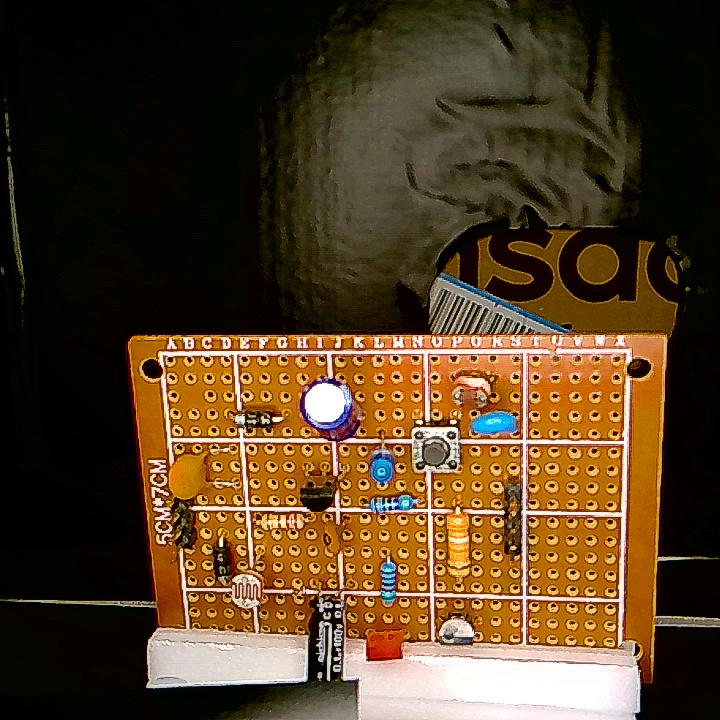
#> input picture test_pcb_image.jpg, 720 x 720 px
$ python test_multiple_images.py
#> lines starting #> are read from the running program, lines starting #| are printed output that depends on the picture; after the words box and inside, x2 and y2 are one past the last pixel; in counts of white or black regions, pixels touching at a corner belong together
### server/template_based_alignment.py
"""
템플릿 매칭 기반 PCB 정렬 시스템

하나의 기준점(나사 구멍)을 템플릿 매칭으로 찾아서 (0,0)으로 설정하고,
모든 YOLO 검출 결과를 상대 좌표로 변환합니다.

작성자: Claude Code
날짜: 2025-12-01
"""

import cv2
import numpy as np
from typing import Optional, Tuple, List, Dict
import logging

logger = logging.getLogger(__name__)


class TemplateBasedAlignment:
    """템플릿 매칭 기반 PCB 정렬 클래스"""

    def __init__(self, template_path: Optional[str] = None, threshold: float = 0.8, downscale_factor: float = 0.5):
        """
        초기화

        Args:
            template_path: 기준점 템플릿 이미지 경로 (나사 구멍 등)
            threshold: 템플릿 매칭 최소 신뢰도 (0.0~1.0, 기본값: 0.8)
            downscale_factor: 이미지 다운스케일 비율 (0.0~1.0, 기본값: 0.5) - 처리 속도 향상
        """
        self.template = None
        self.template_path = template_path
        self.threshold = threshold  # 신뢰도 임계값 추가
        self.downscale_factor = downscale_factor  # 다운스케일 비율

        if template_path:
            self.load_template(template_path)

    def load_template(self, template_path: str) -> bool:
        """
        템플릿 이미지 로드

        Args:
            template_path: 템플릿 이미지 경로

        Returns:
            성공 여부
        """
        try:
            self.template = cv2.imread(template_path)
            if self.template is None:
                logger.error(f"템플릿 로드 실패: {template_path}")
                return False

            logger.info(f"템플릿 로드 성공: {template_path} (shape={self.template.shape})")
            self.template_path = template_path
            return True
        except Exception as e:
            logger.error(f"템플릿 로드 중 오류: {e}", exc_info=True)
            return False

    # [19 lines left out: function set_template_from_image, not called in this run]

    def find_reference_point(
        self,
        image: np.ndarray,
        method: int = cv2.TM_CCOEFF_NORMED,
        roi: Optional[Tuple[int, int, int, int]] = None
    ) -> Optional[Tuple[int, int]]:
        """
        템플릿 매칭으로 기준점 찾기 (ROI 검증 포함, 다운스케일 최적화)

        Args:
            image: 검색할 이미지
            method: 매칭 방법 (cv2.TM_CCOEFF_NORMED, cv2.TM_CCORR_NORMED 등)
            roi: ROI 영역 (x1, y1, x2, y2). None이면 전체 이미지에서 검색

        Returns:
            기준점 좌표 (x, y) 또는 None (ROI 밖에 있으면 None)
        """
        if self.template is None:
            logger.warning("템플릿이 설정되지 않았습니다.")
            return None

        try:
            # 그레이스케일 변환
            img_gray = cv2.cvtColor(image, cv2.COLOR_BGR2GRAY)
            template_gray = cv2.cvtColor(self.template, cv2.COLOR_BGR2GRAY)

            # 다운스케일 적용 (처리 속도 향상) ⭐
            if self.downscale_factor < 1.0:
                img_gray_small = cv2.resize(img_gray, None, fx=self.downscale_factor, fy=self.downscale_factor)
                template_gray_small = cv2.resize(template_gray, None, fx=self.downscale_factor, fy=self.downscale_factor)
            else:
                img_gray_small = img_gray
                template_gray_small = template_gray

            # 템플릿 매칭
            result = cv2.matchTemplate(img_gray_small, template_gray_small, method)
            min_val, max_val, min_loc, max_loc = cv2.minMaxLoc(result)

            # TM_SQDIFF, TM_SQDIFF_NORMED는 최소값이 최적 매칭
            if method in [cv2.TM_SQDIFF, cv2.TM_SQDIFF_NORMED]:
                match_loc = min_loc
                confidence = 1 - min_val
            else:
                match_loc = max_loc
                confidence = max_val

            # 신뢰도 검증 ⭐ (잘못된 매칭 방지)
            if confidence < self.threshold:
                logger.warning(
                    f"템플릿 매칭 신뢰도가 임계값보다 낮음: {confidence:.3f} < {self.threshold:.3f}"
                )
                return None

            # 다운스케일된 좌표를 원본 스케일로 변환 ⭐
            if self.downscale_factor < 1.0:
                match_loc = (
                    int(match_loc[0] / self.downscale_factor),
                    int(match_loc[1] / self.downscale_factor)
                )

            # 템플릿 중심점 계산 (기준점)
            template_h, template_w = self.template.shape[:2]
            ref_x = match_loc[0] + template_w // 2
            ref_y = match_loc[1] + template_h // 2

            # ROI 검증
            if roi is not None:
                x1, y1, x2, y2 = roi
                if not (x1 <= ref_x <= x2 and y1 <= ref_y <= y2):
                    logger.warning(
                        f"기준점이 ROI 밖에 있음: ({ref_x}, {ref_y}), "
                        f"ROI=({x1}, {y1}, {x2}, {y2}), confidence={confidence:.3f}"
                    )
                    return None

            logger.info(f"기준점 검출 성공: ({ref_x}, {ref_y}), confidence={confidence:.3f}")
            return (ref_x, ref_y)

        except Exception as e:
            logger.error(f"기준점 검출 중 오류: {e}", exc_info=True)
            return None

    # [34 lines left out: function convert_to_relative_coords, not called in this run]

    def visualize_reference_point(
        self,
        image: np.ndarray,
        reference_point: Tuple[int, int],
        roi: Optional[Tuple[int, int, int, int]] = None
    ) -> np.ndarray:
        """
        기준점, 템플릿 영역, ROI를 시각화

        Args:
            image: 원본 이미지
            reference_point: 기준점 좌표
            roi: ROI 영역 (x1, y1, x2, y2)

        Returns:
            시각화된 이미지
        """
        if self.template is None:
            return image.copy()

        result_img = image.copy()
        ref_x, ref_y = reference_point

        # ROI 영역 표시 (노란색, 반투명)
        if roi is not None:
            x1, y1, x2, y2 = roi
            overlay = result_img.copy()
            cv2.rectangle(overlay, (x1, y1), (x2, y2), (0, 255, 255), 3)
            cv2.putText(
                overlay,
                "ROI",
                (x1 + 10, y1 + 30),
                cv2.FONT_HERSHEY_SIMPLEX,
                0.8,
                (0, 255, 255),
                2
            )
            # 반투명 효과
            result_img = cv2.addWeighted(overlay, 0.7, result_img, 0.3, 0)

        # 템플릿 영역 표시 (초록색)
        template_h, template_w = self.template.shape[:2]
        top_left_x = ref_x - template_w // 2
        top_left_y = ref_y - template_h // 2

        cv2.rectangle(
            result_img,
            (top_left_x, top_left_y),
            (top_left_x + template_w, top_left_y + template_h),
            (0, 255, 0),
            2
        )

        # 기준점 표시 (빨간색)
        cv2.circle(result_img, reference_point, 10, (0, 0, 255), -1)
        cv2.putText(
            result_img,
            "REF (0,0)",
            (ref_x + 15, ref_y),
            cv2.FONT_HERSHEY_SIMPLEX,
            0.6,
            (0, 0, 255),
            2
        )

        # 좌표축 표시
        cv2.arrowedLine(result_img, reference_point, (ref_x + 50, ref_y), (255, 0, 0), 2)  # X축
        cv2.arrowedLine(result_img, reference_point, (ref_x, ref_y + 50), (0, 255, 0), 2)  # Y축
        cv2.putText(result_img, "X", (ref_x + 55, ref_y), cv2.FONT_HERSHEY_SIMPLEX, 0.5, (255, 0, 0), 2)
        cv2.putText(result_img, "Y", (ref_x, ref_y + 65), cv2.FONT_HERSHEY_SIMPLEX, 0.5, (0, 255, 0), 2)

        return result_img


# [20 lines left out: function create_template_from_coords, not called in this run]


# 전역 인스턴스 (싱글톤 패턴)
_alignment_system = None


# [16 lines left out: function get_alignment_system, not called in this run]

### test_multiple_images.py
"""
여러 PCB 이미지에 대해 템플릿 매칭 테스트
"""

import cv2
import numpy as np
import sys
import os
from pathlib import Path

sys.path.append(str(Path(__file__).parent / 'server'))
from template_based_alignment import TemplateBasedAlignment


def test_single_image(image_path: str, template_path: str, output_name: str, output_dir: str = 'multi_image_results'):
    """
    단일 이미지 테스트
    """
    print(f"\n{'='*60}")
    print(f"테스트: {image_path}")
    print(f"{'='*60}\n")

    # 이미지 로드
    img = cv2.imread(image_path)
    if img is None:
        print(f"❌ 이미지 로드 실패: {image_path}")
        return None

    # 원본 크기 확인
    print(f"원본 크기: {img.shape}")

    # 640x640 리사이즈
    img_resized = cv2.resize(img, (640, 640))

    # 정렬 시스템 생성
    alignment = TemplateBasedAlignment()
    if not alignment.load_template(template_path):
        print(f"❌ 템플릿 로드 실패")
        return None

    # 기준점 찾기 (TM_CCORR_NORMED 사용 - 이전 테스트에서 가장 좋았음)
    reference_point = alignment.find_reference_point(img_resized, method=cv2.TM_CCORR_NORMED)

    if reference_point:
        # 시각화
        vis_img = alignment.visualize_reference_point(img_resized, reference_point)

        # 템플릿 영역도 표시
        template_h, template_w = alignment.template.shape[:2]
        ref_x, ref_y = reference_point
        top_left_x = ref_x - template_w // 2
        top_left_y = ref_y - template_h // 2

        cv2.rectangle(
            vis_img,
            (top_left_x, top_left_y),
            (top_left_x + template_w, top_left_y + template_h),
            (255, 0, 255),
            3
        )

        # 매칭 신뢰도 계산
        gray = cv2.cvtColor(img_resized, cv2.COLOR_BGR2GRAY)
        template_gray = cv2.cvtColor(alignment.template, cv2.COLOR_BGR2GRAY)
        result = cv2.matchTemplate(gray, template_gray, cv2.TM_CCORR_NORMED)
        min_val, max_val, min_loc, max_loc = cv2.minMaxLoc(result)
        confidence = max_val

        print(f"✅ 기준점 검출 성공!")
        print(f"   위치: {reference_point}")
        print(f"   신뢰도: {confidence:.4f} ({confidence*100:.2f}%)")

        # 결과 저장
        os.makedirs(output_dir, exist_ok=True)
        output_path = f"{output_dir}/{output_name}.jpg"
        cv2.imwrite(output_path, vis_img)
        print(f"📁 결과 저장: {output_path}")

        return {
            'image_path': image_path,
            'reference_point': reference_point,
            'confidence': confidence,
            'output_path': output_path
        }
    else:
        print(f"❌ 기준점 검출 실패")
        return None


if __name__ == '__main__':
    template_path = 'screw_hole_template.jpg'

    if not os.path.exists(template_path):
        print(f"❌ 템플릿 없음: {template_path}")
        exit(1)

    # 테스트할 이미지 목록
    test_images = [
        ('test_pcb_image.jpg', 'image1'),
        ('test_pcb_image2.jpg', 'image2'),
    ]

    results = []

    for image_path, output_name in test_images:
        if os.path.exists(image_path):
            result = test_single_image(image_path, template_path, output_name)
#> in test_single_image, img is the input picture: shape (720, 720, 3); mean B, G, R 36, 62.3, 83.7
#| 원본 크기: (720, 720, 3)
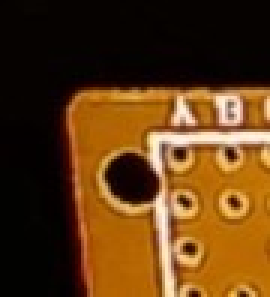
#> input picture screw_hole_template.jpg, 90 x 99 px (shown 3 times larger)
#> in load_template, self.template is the input picture: shape (99, 90, 3); mean B, G, R 20.3, 57.9, 93.3
#> in find_reference_point, `img_gray = cv2.cvtColor(image, cv2.COLOR_BGR2GRAY)`:
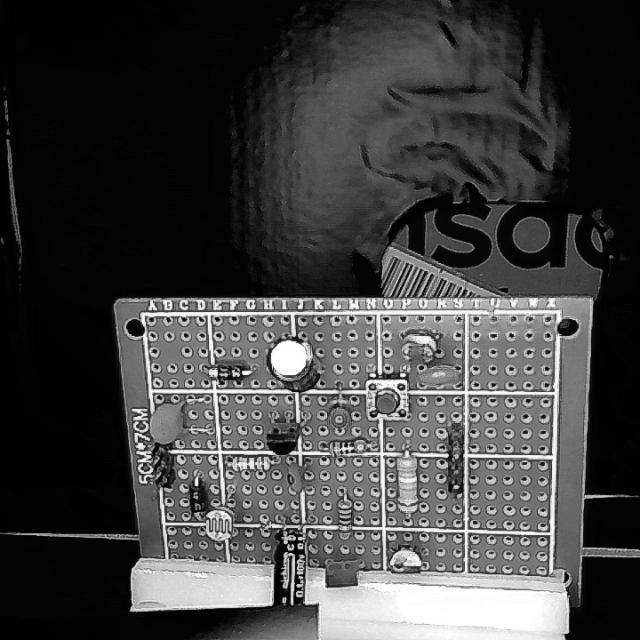
#> img_gray: shape (640, 640); min 0, max 255, mean 65.6
#> in find_reference_point, `template_gray = cv2.cvtColor(self.template, cv2.COLOR_BGR2GRAY)`:
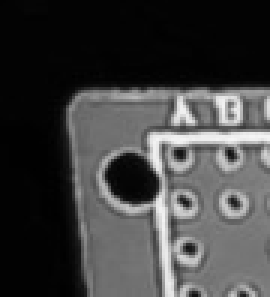
#> template_gray: shape (99, 90) (shown 3 times larger); min 0, max 245, mean 64.2
#> in find_reference_point, `img_gray_small = cv2.resize(img_gray, None, fx=self.downscale_factor, ..`:
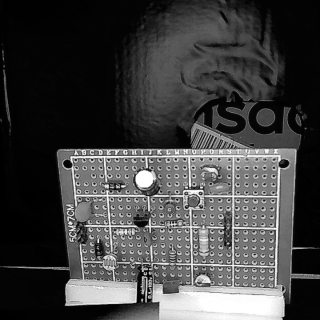
#> img_gray_small: shape (320, 320); min 0, max 255, mean 65.7
#> in find_reference_point, `result = cv2.matchTemplate(img_gray_small, template_gray_small, method)`:
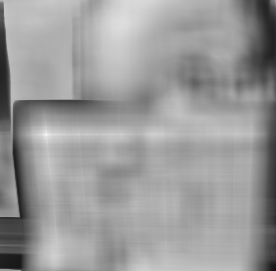
#> result: shape (271, 276) float32; min 0.0749, max 0.992, mean 0.607
#> in find_reference_point, `min_val, max_val, min_loc, max_loc = cv2.minMaxLoc(result)`: min_val = 0.0749; max_val = 0.992; min_loc = (275, 270); max_loc = (46, 134)
#> in find_reference_point, `confidence = max_val`: confidence = 0.992
#> in find_reference_point, `match_loc = ( int(match_loc[0] / self.downscale_factor), int(match_loc..`: match_loc = (92, 268)
#> in find_reference_point, `ref_x = match_loc[0] + template_w // 2`: ref_x = 137
#> in find_reference_point, `ref_y = match_loc[1] + template_h // 2`: ref_y = 317
#> in test_single_image, `reference_point = alignment.find_reference_point(img_resized, method=c..`: reference_point = (137, 317)
#> in visualize_reference_point, `ref_x, ref_y = reference_point`: ref_x = 137; ref_y = 317
#> in visualize_reference_point, `top_left_x = ref_x - template_w // 2`: top_left_x = 92
#> in visualize_reference_point, `top_left_y = ref_y - template_h // 2`: top_left_y = 268
#> in visualize_reference_point, `cv2.arrowedLine(result_img, reference_point, (ref_x, ref_y + 50), (0, ..`:
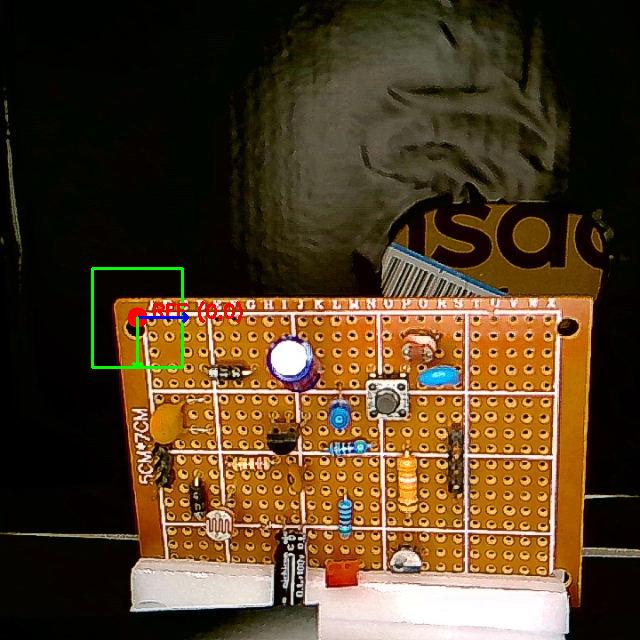
#> result_img: shape (640, 640, 3); mean B, G, R 35.8, 62.5, 83.5
#> in visualize_reference_point, `cv2.putText(result_img, "X", (ref_x + 55, ref_y), cv2.FONT_HERSHEY_SIM..`: result_img: shape (640, 640, 3); 0.02% of pixels changed, all inside (x1, y1, x2, y2) = (193, 306, 203, 319)
#> in visualize_reference_point, `cv2.putText(result_img, "Y", (ref_x, ref_y + 65), cv2.FONT_HERSHEY_SIM..`: result_img: shape (640, 640, 3); mean B, G, R 35.8, 62.5, 83.4
#> in test_single_image, `ref_x, ref_y = reference_point`: ref_x = 137; ref_y = 317
#> in test_single_image, `top_left_x = ref_x - template_w // 2`: top_left_x = 92
#> in test_single_image, `top_left_y = ref_y - template_h // 2`: top_left_y = 268
#> in test_single_image, `cv2.rectangle( vis_img, (top_left_x, top_left_y), (top_left_x + templa..`:
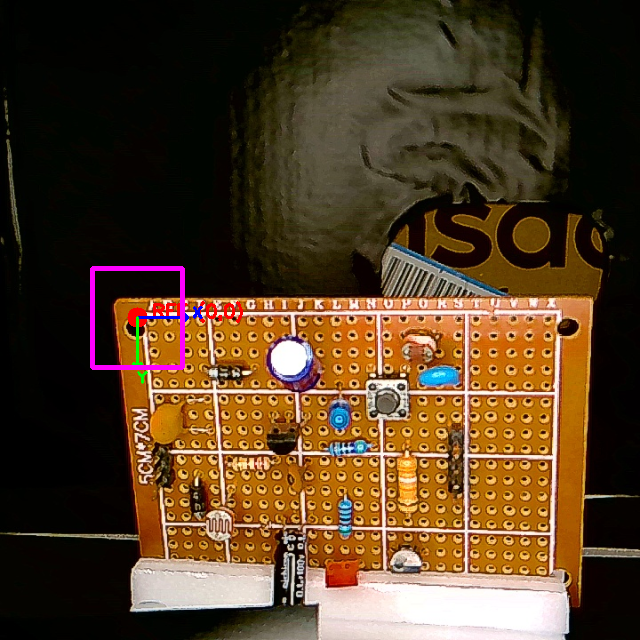
#> vis_img: shape (640, 640, 3); mean B, G, R 36.9, 61.7, 84.5
#> in test_single_image, `min_val, max_val, min_loc, max_loc = cv2.minMaxLoc(result)`: min_val = 0.0716; max_val = 0.988; min_loc = (550, 541); max_loc = (91, 268)
#> in test_single_image, `confidence = max_val`: confidence = 0.988
#|    위치: (137, 317)
#|    신뢰도: 0.9883 (98.83%)
#> result = {'image_path': 'test_pcb_image.jpg', 'reference_point': (137, 317), 'confidence': 0.988, 'output_path': 'multi_image_results/image1.jpg'}
            if result:
                results.append(result)
        else:
            print(f"\n⚠️  이미지 없음: {image_path}")
#> pass 2 of the loop `for image_path, output_name in test_images:`:
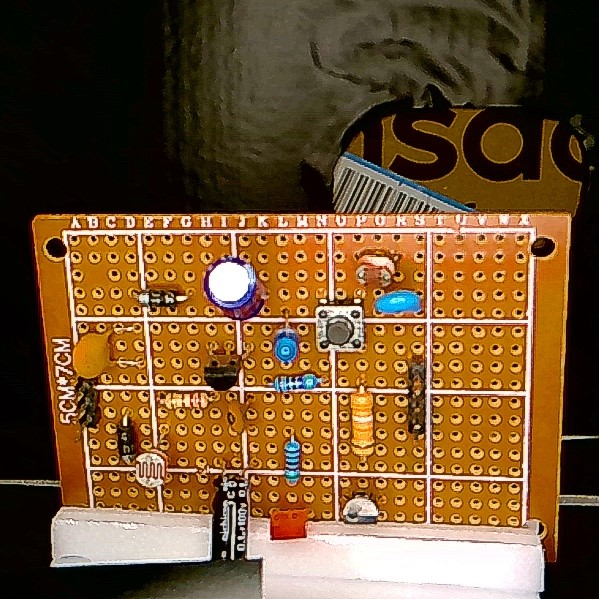
#> input picture test_pcb_image2.jpg, 599 x 599 px
#> in test_single_image, img is the input picture: shape (599, 599, 3); mean B, G, R 50.1, 83.2, 113.9
#| 원본 크기: (599, 599, 3)
#> in find_reference_point (call 2), `result = cv2.matchTemplate(img_gray_small, template_gray_small, method)`:
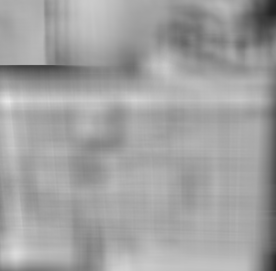
#> result: shape (271, 276) float32; min 0.137, max 0.91, mean 0.634
#> in find_reference_point (call 2), `min_val, max_val, min_loc, max_loc = cv2.minMaxLoc(result)`: min_val = 0.137; max_val = 0.91; min_loc = (275, 11); max_loc = (9, 101)
#> in find_reference_point (call 2), `confidence = max_val`: confidence = 0.91
#> in find_reference_point (call 2), `match_loc = ( int(match_loc[0] / self.downscale_factor), int(match_loc..`: match_loc = (18, 202)
#> in find_reference_point (call 2), `ref_x = match_loc[0] + template_w // 2`: ref_x = 63
#> in find_reference_point (call 2), `ref_y = match_loc[1] + template_h // 2`: ref_y = 251
#> reference_point = (63, 251)
#> in test_single_image (call 2), `ref_x, ref_y = reference_point`: ref_x = 63; ref_y = 251
#> in test_single_image (call 2), `top_left_x = ref_x - template_w // 2`: top_left_x = 18
#> in test_single_image (call 2), `top_left_y = ref_y - template_h // 2`: top_left_y = 202
#> in test_single_image (call 2), `cv2.rectangle( vis_img, (top_left_x, top_left_y), (top_left_x + templa..`:
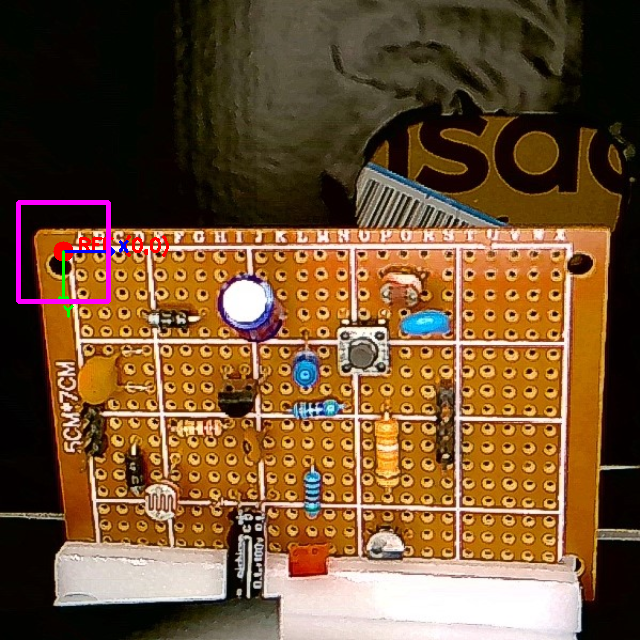
#> vis_img: shape (640, 640, 3); mean B, G, R 51, 82.7, 114.6
#> in test_single_image (call 2), `min_val, max_val, min_loc, max_loc = cv2.minMaxLoc(result)`: min_val = 0.131; max_val = 0.896; min_loc = (550, 22); max_loc = (17, 202)
#> in test_single_image (call 2), `confidence = max_val`: confidence = 0.896
#|    위치: (63, 251)
#|    신뢰도: 0.8963 (89.63%)
#> `result = test_single_image(image_path, template_path, output_name)`: result = {'image_path': 'test_pcb_image2.jpg', 'reference_point': (63, 251), 'confidence': 0.896, 'output_path': 'multi_image_results/image2.jpg'}

    # 결과 요약
    print(f"\n{'='*60}")
    print("전체 테스트 요약")
    print(f"{'='*60}\n")

    if results:
        print(f"테스트 이미지: {len(results)}개")
#| 테스트 이미지: 2개
        for i, result in enumerate(results, 1):
            print(f"\n{i}. {result['image_path']}")
            print(f"   기준점: {result['reference_point']}")
            print(f"   신뢰도: {result['confidence']:.4f} ({result['confidence']*100:.2f}%)")
            print(f"   결과: {result['output_path']}")
#> this loop made 2 passes
#> i on passes 1 to 2: 1, 2
#| 1. test_pcb_image.jpg
#|    기준점: (137, 317)
#|    신뢰도: 0.9883 (98.83%)
#|    결과: multi_image_results/image1.jpg
#| 2. test_pcb_image2.jpg
#|    기준점: (63, 251)
#|    신뢰도: 0.8963 (89.63%)
#|    결과: multi_image_results/image2.jpg

        # 평균 신뢰도
        avg_confidence = sum(r['confidence'] for r in results) / len(results)
#> avg_confidence = 0.942
        print(f"\n평균 매칭 신뢰도: {avg_confidence:.4f} ({avg_confidence*100:.2f}%)")
#| 평균 매칭 신뢰도: 0.9423 (94.23%)
    else:
        print("❌ 성공한 테스트 없음")

    print(f"\n{'='*60}")
    print("✅ 테스트 완료!")
    print("📁 결과 폴더: multi_image_results/")
    print(f"{'='*60}\n")
